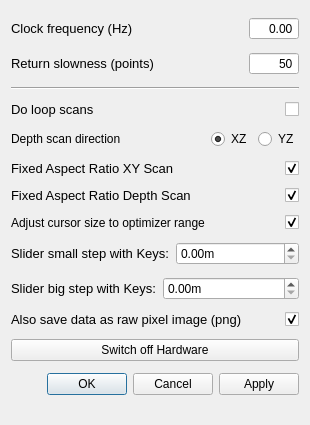
<?xml version="1.0" encoding="UTF-8"?>
<ui version="4.0">
 <class>SettingsDialog</class>
 <widget class="QDialog" name="SettingsDialog">
  <property name="geometry">
   <rect>
    <x>0</x>
    <y>0</y>
    <width>310</width>
    <height>425</height>
   </rect>
  </property>
  <property name="windowTitle">
   <string>qudi: Confocal - Settings</string>
  </property>
  <layout class="QVBoxLayout" name="verticalLayout">
   <item>
    <layout class="QHBoxLayout" name="horizontalLayout">
     <item>
      <widget class="QLabel" name="label">
       <property name="font">
        <font>
         <pointsize>10</pointsize>
        </font>
       </property>
       <property name="toolTip">
        <string>&lt;html&gt;&lt;head/&gt;&lt;body&gt;&lt;p&gt;That is the inverse time how long the scanner stays at the desired position during the scan and counts.&lt;/p&gt;&lt;/body&gt;&lt;/html&gt;</string>
       </property>
       <property name="text">
        <string>Clock frequency (Hz)</string>
       </property>
      </widget>
     </item>
     <item>
      <widget class="QDoubleSpinBox" name="clock_frequency_InputWidget">
       <property name="sizePolicy">
        <sizepolicy hsizetype="Expanding" vsizetype="Fixed">
         <horstretch>0</horstretch>
         <verstretch>0</verstretch>
        </sizepolicy>
       </property>
       <property name="maximumSize">
        <size>
         <width>50</width>
         <height>16777215</height>
        </size>
       </property>
       <property name="mouseTracking">
        <bool>true</bool>
       </property>
       <property name="acceptDrops">
        <bool>true</bool>
       </property>
       <property name="toolTip">
        <string>&lt;html&gt;&lt;head/&gt;&lt;body&gt;&lt;p&gt;That is the inverse time how long the scanner stays at the desired position during the scan and counts.&lt;/p&gt;&lt;/body&gt;&lt;/html&gt;</string>
       </property>
       <property name="wrapping">
        <bool>false</bool>
       </property>
       <property name="alignment">
        <set>Qt::AlignRight|Qt::AlignTrailing|Qt::AlignVCenter</set>
       </property>
       <property name="buttonSymbols">
        <enum>QAbstractSpinBox::NoButtons</enum>
       </property>
       <property name="accelerated">
        <bool>true</bool>
       </property>
       <property name="maximum">
        <double>1000.000000000000000</double>
       </property>
      </widget>
     </item>
    </layout>
   </item>
   <item>
    <layout class="QHBoxLayout" name="horizontalLayout_2">
     <item>
      <widget class="QLabel" name="label_2">
       <property name="font">
        <font>
         <pointsize>10</pointsize>
        </font>
       </property>
       <property name="toolTip">
        <string>&lt;html&gt;&lt;head/&gt;&lt;body&gt;&lt;p&gt;That is basically the 'scan' resolution when the scanner moves backwards to prepare to scan again a line.&lt;/p&gt;&lt;p&gt;How many points are scanned in one line is depending on the resolution. Since the scanner is permanently counting during the scan, only the clock frequency determined the speed, how fast a line is scanned by a given resolution. If the scanner has to move back, it uses the same scan line method but just in the reverse. How many points are approached in the backwards movement depends on the 'return slowness'. If you scan with 100 point resolution and set return slowness to 25, than the return movement will be 4 times faster.&lt;/p&gt;&lt;p&gt;BE CAREFULL NOT TO USE A SMALL NUMBER, SINCE THE SCANNER MIGHT CRASH AGAINST THE BOARDER BECAUSE IT IS MOVING BACK TOO FAST!&lt;/p&gt;&lt;/body&gt;&lt;/html&gt;</string>
       </property>
       <property name="text">
        <string>Return slowness (points)</string>
       </property>
      </widget>
     </item>
     <item>
      <widget class="QSpinBox" name="return_slowness_InputWidget">
       <property name="sizePolicy">
        <sizepolicy hsizetype="Expanding" vsizetype="Fixed">
         <horstretch>0</horstretch>
         <verstretch>0</verstretch>
        </sizepolicy>
       </property>
       <property name="maximumSize">
        <size>
         <width>50</width>
         <height>16777215</height>
        </size>
       </property>
       <property name="mouseTracking">
        <bool>true</bool>
       </property>
       <property name="acceptDrops">
        <bool>true</bool>
       </property>
       <property name="toolTip">
        <string>&lt;html&gt;&lt;head/&gt;&lt;body&gt;&lt;p&gt;That is basically the 'scan' resolution when the scanner moves backwards to prepare to scan again a line.&lt;/p&gt;&lt;/body&gt;&lt;/html&gt;</string>
       </property>
       <property name="alignment">
        <set>Qt::AlignRight|Qt::AlignTrailing|Qt::AlignVCenter</set>
       </property>
       <property name="buttonSymbols">
        <enum>QAbstractSpinBox::NoButtons</enum>
       </property>
       <property name="accelerated">
        <bool>true</bool>
       </property>
       <property name="maximum">
        <number>1000</number>
       </property>
       <property name="value">
        <number>50</number>
       </property>
      </widget>
     </item>
    </layout>
   </item>
   <item>
    <widget class="Line" name="line">
     <property name="orientation">
      <enum>Qt::Horizontal</enum>
     </property>
    </widget>
   </item>
   <item>
    <layout class="QHBoxLayout" name="horizontalLayout_3">
     <item>
      <widget class="QLabel" name="label_3">
       <property name="font">
        <font>
         <pointsize>10</pointsize>
        </font>
       </property>
       <property name="toolTip">
        <string>&lt;html&gt;&lt;head/&gt;&lt;body&gt;&lt;p&gt;The aspect ratio will be fixed to 1:1 if checked. If not the scan will be stretched to the available area in the XY scan. &lt;/p&gt;&lt;/body&gt;&lt;/html&gt;</string>
       </property>
       <property name="text">
        <string>Do loop scans</string>
       </property>
      </widget>
     </item>
     <item>
      <widget class="QCheckBox" name="loop_scan_CheckBox">
       <property name="enabled">
        <bool>true</bool>
       </property>
       <property name="sizePolicy">
        <sizepolicy hsizetype="Expanding" vsizetype="Fixed">
         <horstretch>0</horstretch>
         <verstretch>0</verstretch>
        </sizepolicy>
       </property>
       <property name="maximumSize">
        <size>
         <width>50</width>
         <height>16777215</height>
        </size>
       </property>
       <property name="toolTip">
        <string>Scan continuously (automatically restart at the end of a scan).  This is useful for photo-bleaching a sample.</string>
       </property>
       <property name="accessibleDescription">
        <string/>
       </property>
       <property name="layoutDirection">
        <enum>Qt::RightToLeft</enum>
       </property>
       <property name="autoFillBackground">
        <bool>false</bool>
       </property>
       <property name="text">
        <string notr="true"/>
       </property>
       <property name="checked">
        <bool>false</bool>
       </property>
      </widget>
     </item>
    </layout>
   </item>
   <item>
    <layout class="QHBoxLayout" name="horizontalLayout_9">
     <item>
      <widget class="QLabel" name="label_8">
       <property name="text">
        <string>Depth scan direction</string>
       </property>
      </widget>
     </item>
     <item>
      <spacer name="horizontalSpacer">
       <property name="orientation">
        <enum>Qt::Horizontal</enum>
       </property>
       <property name="sizeHint" stdset="0">
        <size>
         <width>40</width>
         <height>20</height>
        </size>
       </property>
      </spacer>
     </item>
     <item>
      <widget class="QRadioButton" name="depth_dir_x_radioButton">
       <property name="text">
        <string>XZ</string>
       </property>
       <property name="checked">
        <bool>true</bool>
       </property>
      </widget>
     </item>
     <item>
      <widget class="QRadioButton" name="depth_dir_y_radioButton">
       <property name="text">
        <string>YZ</string>
       </property>
       <property name="checked">
        <bool>false</bool>
       </property>
      </widget>
     </item>
    </layout>
   </item>
   <item>
    <layout class="QHBoxLayout" name="horizontalLayout_10">
     <item>
      <widget class="QLabel" name="label_7">
       <property name="font">
        <font>
         <pointsize>10</pointsize>
        </font>
       </property>
       <property name="toolTip">
        <string>&lt;html&gt;&lt;head/&gt;&lt;body&gt;&lt;p&gt;The aspect ratio will be fixed to 1:1 if checked. If not the scan will be stretched to the available area in the XY scan. &lt;/p&gt;&lt;/body&gt;&lt;/html&gt;</string>
       </property>
       <property name="text">
        <string>Fixed Aspect Ratio XY Scan</string>
       </property>
      </widget>
     </item>
     <item>
      <widget class="QCheckBox" name="fixed_aspect_xy_checkBox">
       <property name="enabled">
        <bool>true</bool>
       </property>
       <property name="sizePolicy">
        <sizepolicy hsizetype="Expanding" vsizetype="Fixed">
         <horstretch>0</horstretch>
         <verstretch>0</verstretch>
        </sizepolicy>
       </property>
       <property name="maximumSize">
        <size>
         <width>50</width>
         <height>16777215</height>
        </size>
       </property>
       <property name="toolTip">
        <string>&lt;html&gt;&lt;head/&gt;&lt;body&gt;&lt;p&gt;&lt;span style=&quot; font-size:10pt;&quot;&gt;The aspect ratio will be fixed to 1:1 if checked. If not the scan will be stretched to the available area in the XY scan. &lt;/span&gt;&lt;/p&gt;&lt;/body&gt;&lt;/html&gt;</string>
       </property>
       <property name="accessibleDescription">
        <string/>
       </property>
       <property name="layoutDirection">
        <enum>Qt::RightToLeft</enum>
       </property>
       <property name="autoFillBackground">
        <bool>false</bool>
       </property>
       <property name="text">
        <string notr="true"/>
       </property>
       <property name="checked">
        <bool>true</bool>
       </property>
      </widget>
     </item>
    </layout>
   </item>
   <item>
    <layout class="QHBoxLayout" name="horizontalLayout_4">
     <item>
      <widget class="QLabel" name="label_4">
       <property name="sizePolicy">
        <sizepolicy hsizetype="Expanding" vsizetype="Preferred">
         <horstretch>0</horstretch>
         <verstretch>0</verstretch>
        </sizepolicy>
       </property>
       <property name="font">
        <font>
         <pointsize>10</pointsize>
        </font>
       </property>
       <property name="toolTip">
        <string>&lt;html&gt;&lt;head/&gt;&lt;body&gt;&lt;p&gt;The aspect ratio will be fixed to 1:1 if checked. If not the scan will be stretched to the available area in the Z scan. &lt;/p&gt;&lt;/body&gt;&lt;/html&gt;</string>
       </property>
       <property name="text">
        <string>Fixed Aspect Ratio Depth Scan</string>
       </property>
      </widget>
     </item>
     <item>
      <widget class="QCheckBox" name="fixed_aspect_depth_checkBox">
       <property name="sizePolicy">
        <sizepolicy hsizetype="Expanding" vsizetype="Fixed">
         <horstretch>0</horstretch>
         <verstretch>0</verstretch>
        </sizepolicy>
       </property>
       <property name="maximumSize">
        <size>
         <width>50</width>
         <height>16777215</height>
        </size>
       </property>
       <property name="toolTip">
        <string>&lt;html&gt;&lt;head/&gt;&lt;body&gt;&lt;p&gt;&lt;span style=&quot; font-size:10pt;&quot;&gt;The aspect ratio will be fixed to 1:1 if checked. If not the scan will be stretched to the available area in the Z scan. &lt;/span&gt;&lt;/p&gt;&lt;/body&gt;&lt;/html&gt;</string>
       </property>
       <property name="layoutDirection">
        <enum>Qt::RightToLeft</enum>
       </property>
       <property name="text">
        <string/>
       </property>
       <property name="checked">
        <bool>true</bool>
       </property>
      </widget>
     </item>
    </layout>
   </item>
   <item>
    <layout class="QHBoxLayout" name="horizontalLayout_7">
     <item>
      <widget class="QLabel" name="adjust_label">
       <property name="text">
        <string>Adjust cursor size to optimizer range</string>
       </property>
      </widget>
     </item>
     <item>
      <widget class="QCheckBox" name="adjust_cursor_to_optimizer_checkBox">
       <property name="layoutDirection">
        <enum>Qt::RightToLeft</enum>
       </property>
       <property name="text">
        <string/>
       </property>
       <property name="checked">
        <bool>true</bool>
       </property>
      </widget>
     </item>
    </layout>
   </item>
   <item>
    <layout class="QHBoxLayout" name="horizontalLayout_5">
     <item>
      <widget class="QLabel" name="label_5">
       <property name="font">
        <font>
         <pointsize>10</pointsize>
        </font>
       </property>
       <property name="toolTip">
        <string>&lt;html&gt;&lt;head/&gt;&lt;body&gt;&lt;p&gt;Change the stepsize of a slider if you are using the keyboard to move the slider position. Here you can adjust the small steps for the crosshair move.&lt;br/&gt;The keyboard configuration is the following:&lt;br/&gt;ArrowLeft = Move -x&lt;br/&gt;ArrowRight = Move +x&lt;br/&gt;ArrowUp = Move +y&lt;br/&gt;ArrowDown = Move -y&lt;br/&gt;PageUp = Move +z&lt;br/&gt;PageDown = Move -z&lt;/p&gt;&lt;/body&gt;&lt;/html&gt;</string>
       </property>
       <property name="text">
        <string>Slider small step with Keys:</string>
       </property>
      </widget>
     </item>
     <item>
      <widget class="ScienDSpinBox" name="slider_small_step_DoubleSpinBox">
       <property name="toolTip">
        <string>&lt;html&gt;&lt;head/&gt;&lt;body&gt;&lt;p&gt;&lt;span style=&quot; font-size:10pt;&quot;&gt;Change the stepsize of a slider if you are using the keyboard to move the slider position. Here you can adjust the small steps for the crosshair move.&lt;/span&gt;&lt;/p&gt;&lt;/body&gt;&lt;/html&gt;</string>
       </property>
       <property name="suffix">
        <string>m</string>
       </property>
      </widget>
     </item>
    </layout>
   </item>
   <item>
    <layout class="QHBoxLayout" name="horizontalLayout_6">
     <item>
      <widget class="QLabel" name="label_6">
       <property name="font">
        <font>
         <pointsize>10</pointsize>
        </font>
       </property>
       <property name="toolTip">
        <string>&lt;html&gt;&lt;head/&gt;&lt;body&gt;&lt;p&gt;Change the stepsize of a slider if you are using the keyboard to move the slider position. Here you can adjust the big steps for the crosshair move.&lt;br/&gt;The keyboard configuration is the following:&lt;br/&gt;Ctrl + ArrowLeft = Move -x&lt;br/&gt;Ctrl + ArrowRight = Move +x&lt;br/&gt;Ctrl + ArrowUp = Move +y&lt;br/&gt;Ctrl + ArrowDown = Move -y&lt;br/&gt;Ctrl + PageUp = Move +z&lt;br/&gt;Ctrl + PageDown = Move -z&lt;/p&gt;&lt;/body&gt;&lt;/html&gt;</string>
       </property>
       <property name="text">
        <string>Slider big step with Keys:</string>
       </property>
      </widget>
     </item>
     <item>
      <widget class="ScienDSpinBox" name="slider_big_step_DoubleSpinBox">
       <property name="toolTip">
        <string>&lt;html&gt;&lt;head/&gt;&lt;body&gt;&lt;p&gt;&lt;span style=&quot; font-size:10pt;&quot;&gt;Change the stepsize of a slider if you are using the keyboard to move the slider position. Here you can adjust the big steps for the crosshair move.&lt;/span&gt;&lt;/p&gt;&lt;/body&gt;&lt;/html&gt;</string>
       </property>
       <property name="suffix">
        <string>m</string>
       </property>
      </widget>
     </item>
    </layout>
   </item>
   <item>
    <layout class="QHBoxLayout" name="horizontalLayout_8">
     <item>
      <widget class="QLabel" name="label_10">
       <property name="font">
        <font>
         <pointsize>10</pointsize>
        </font>
       </property>
       <property name="toolTip">
        <string>&lt;html&gt;&lt;head/&gt;&lt;body&gt;&lt;p&gt;If you use the image_save method in the menu bar of confocal, together with the svg file also a pure image file (without axis and everything, just the datapoints) are saved in a png image.&lt;/p&gt;&lt;/body&gt;&lt;/html&gt;</string>
       </property>
       <property name="text">
        <string>Also save data as raw pixel image (png)</string>
       </property>
      </widget>
     </item>
     <item>
      <widget class="QCheckBox" name="save_purePNG_checkBox">
       <property name="sizePolicy">
        <sizepolicy hsizetype="Expanding" vsizetype="Fixed">
         <horstretch>0</horstretch>
         <verstretch>0</verstretch>
        </sizepolicy>
       </property>
       <property name="maximumSize">
        <size>
         <width>50</width>
         <height>16777215</height>
        </size>
       </property>
       <property name="toolTip">
        <string>&lt;html&gt;&lt;head/&gt;&lt;body&gt;&lt;p&gt;&lt;span style=&quot; font-size:10pt;&quot;&gt;If you use the image_save method in the menu bar of confocal, together with the svg file also a pure image file (without axis and everything, just the datapoints) are saved in a png image.&lt;/span&gt;&lt;/p&gt;&lt;/body&gt;&lt;/html&gt;</string>
       </property>
       <property name="layoutDirection">
        <enum>Qt::RightToLeft</enum>
       </property>
       <property name="text">
        <string/>
       </property>
       <property name="checked">
        <bool>true</bool>
       </property>
      </widget>
     </item>
    </layout>
   </item>
   <item>
    <widget class="QPushButton" name="hardware_switch">
     <property name="toolTip">
      <string>&lt;html&gt;&lt;head/&gt;&lt;body&gt;&lt;p&gt;&lt;span style=&quot; font-size:10pt;&quot;&gt;This kills everything working on the nidaq. So I made this also more resilient to errors and made it come out of its locked state.&lt;/span&gt;&lt;/p&gt;&lt;p&gt;&lt;span style=&quot; font-size:10pt;&quot;&gt;Even if if throws numerous errors when trying, you can use everything normally after the hardware reset (just restart the counter twice).&lt;/span&gt;&lt;/p&gt;&lt;p&gt;&lt;span style=&quot; font-size:10pt;&quot;&gt;This also means that you should not touch qudi while running diqo since this will try to put the hardware focus back on qudi and will throw even more errors.&lt;/span&gt;&lt;/p&gt;&lt;/body&gt;&lt;/html&gt;</string>
     </property>
     <property name="text">
      <string>Switch off Hardware</string>
     </property>
    </widget>
   </item>
   <item>
    <widget class="QDialogButtonBox" name="buttonBox">
     <property name="orientation">
      <enum>Qt::Horizontal</enum>
     </property>
     <property name="standardButtons">
      <set>QDialogButtonBox::Apply|QDialogButtonBox::Cancel|QDialogButtonBox::Ok</set>
     </property>
    </widget>
   </item>
  </layout>
 </widget>
 <customwidgets>
  <customwidget>
   <class>ScienDSpinBox</class>
   <extends>QDoubleSpinBox</extends>
   <header>qtwidgets.scientific_spinbox.h</header>
  </customwidget>
 </customwidgets>
 <tabstops>
  <tabstop>clock_frequency_InputWidget</tabstop>
  <tabstop>return_slowness_InputWidget</tabstop>
  <tabstop>loop_scan_CheckBox</tabstop>
  <tabstop>fixed_aspect_depth_checkBox</tabstop>
  <tabstop>save_purePNG_checkBox</tabstop>
  <tabstop>hardware_switch</tabstop>
  <tabstop>buttonBox</tabstop>
 </tabstops>
 <resources/>
 <connections>
  <connection>
   <sender>buttonBox</sender>
   <signal>accepted()</signal>
   <receiver>SettingsDialog</receiver>
   <slot>accept()</slot>
   <hints>
    <hint type="sourcelabel">
     <x>248</x>
     <y>254</y>
    </hint>
    <hint type="destinationlabel">
     <x>157</x>
     <y>274</y>
    </hint>
   </hints>
  </connection>
  <connection>
   <sender>buttonBox</sender>
   <signal>rejected()</signal>
   <receiver>SettingsDialog</receiver>
   <slot>reject()</slot>
   <hints>
    <hint type="sourcelabel">
     <x>316</x>
     <y>260</y>
    </hint>
    <hint type="destinationlabel">
     <x>286</x>
     <y>274</y>
    </hint>
   </hints>
  </connection>
 </connections>
</ui>
